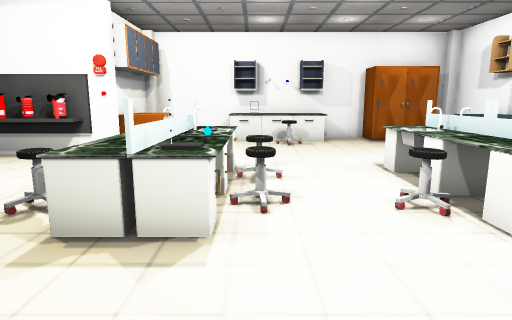
View 1 (above)

16 first-person views from a walk through a Unity game level. The camera is 1.5 m above the floor, tilts 10° down and sees 75° across. The floor is counted in squares, 1 m on a side. Each view is taken from the middle of a square. On the plan, view 1 faces up. The plan holds only what a view shows up to about 15 squares ahead; the rest is blank. The player is left out. Some surface patterns are stand-ins.

View 2
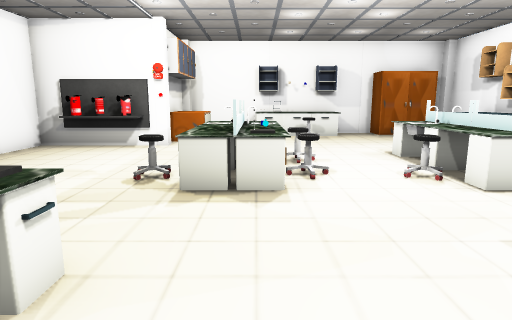

View 3
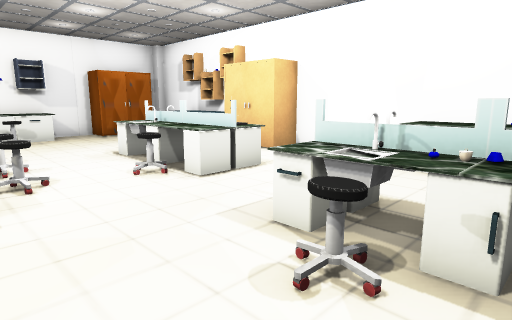

View 4
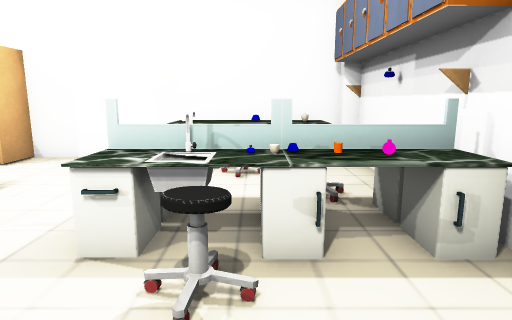

View 5
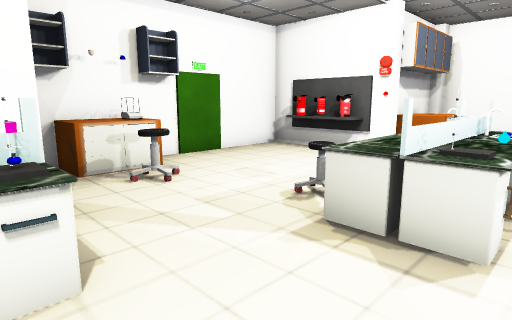

View 6
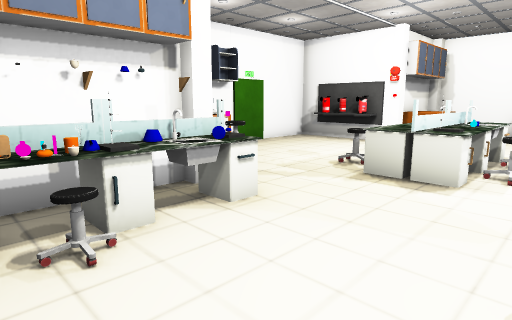

View 7
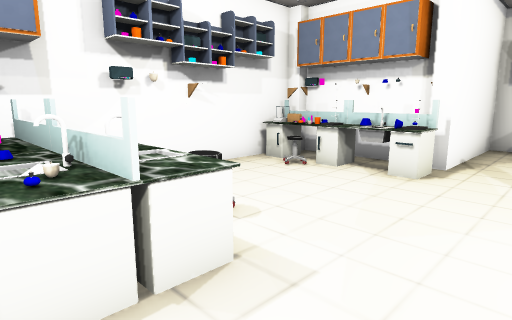

View 8
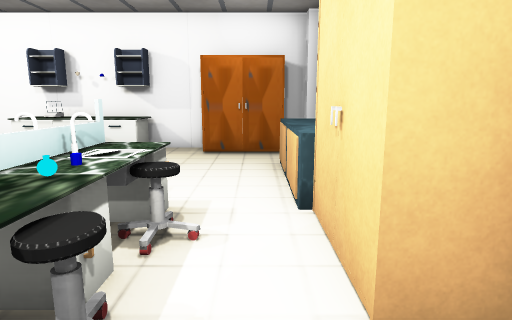

View 9
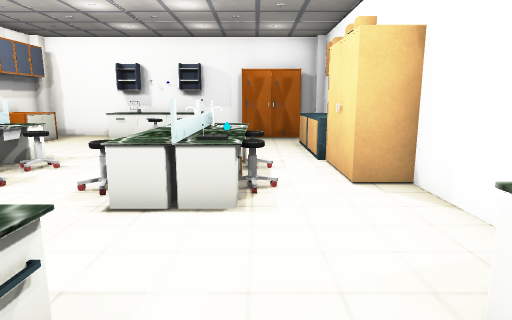

View 10
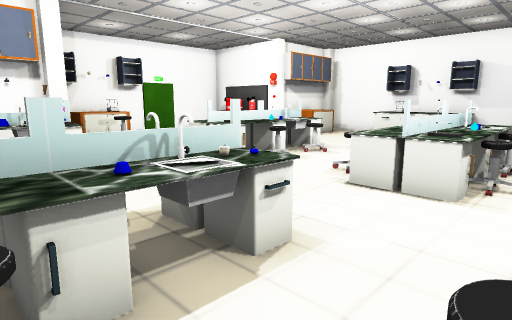

View 11
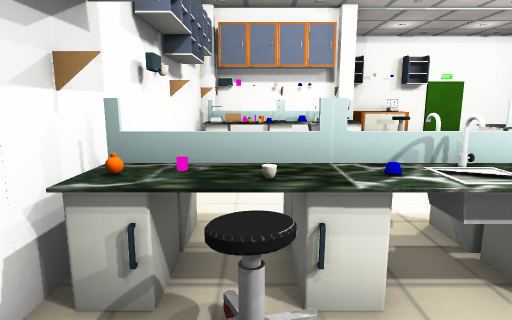

View 12
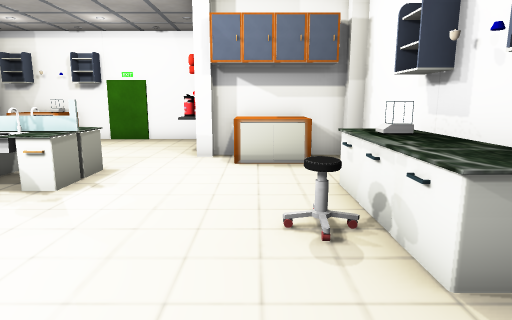

View 13
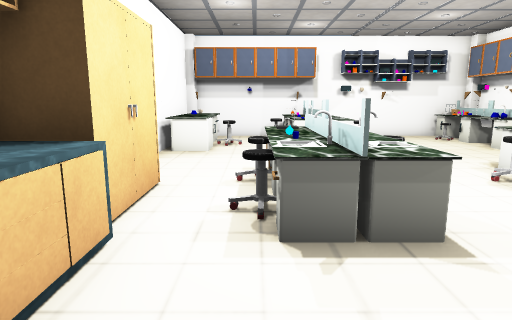

View 14
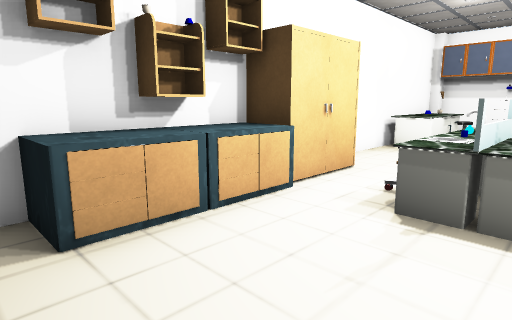

View 15
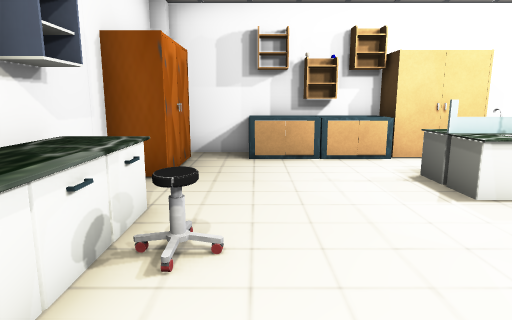

View 16
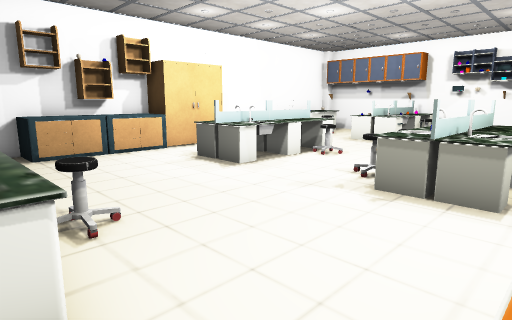

### Floor plan
Points are (right, up) in squares from view 1. A wall is a line through its corners. A room is listed if a view was taken in it or the views show most of it. See-through windows are left out.
Room 1 (views 1, 2, 3, 4, 5, 6, 7, 8, 9, 10, 11, 12, 13, 14, 15, 16)
walls: (7.9, 7.2) (7.9, 13.5); (-3.5, -1.4) (-3.5, -2.5); (-4.4, -1.4) (-4.4, -2.5); (-7.4, 9.4) (-8.4, 9.4) (-8.4, 4.6); (4.5, 13.9) (-4.1, 13.9); (-3.5, -3.6) (7.6, -3.6); (-4.4, 13.5) (-4.4, 12.4); (7.9, -2.5) (7.9, 5); (-8.4, 0.9) (-4.4, 0.9); (7.6, 13.9) (6.9, 13.9)
objects: other object (-8, 2) to (-7, 4); other object (-8, 4); other object (-7, 9) to (-5, 9); other object (-6, 3); other object (-4, -3); other object (-4, -1); other object (-4, 0); other object (-4, 1); other object (-4, 9) to (-4, 10); other object (-4, 11) to (-3, 12); other object (-3, -3); other object (-3, -2); other object (-3, -1); other object (-3, 0); other object (-3, 1); other object (-3, 5); other object (-2, -3); other object (-2, -2); other object (-2, -1); other object (-2, 0); other object (-2, 4) to (-2, 6); other object (-2, 6) to (-1, 8); other object (-2, 7); other object (-1, 4); other object (-1, 5); other object (-1, 8); other object (-1, 12) to (3, 13); other object (0, 5); other object (0, 6) to (0, 7); other object (1, -2); other object (1, -1) to (2, 0); other object (1, 11); other object (2, -3); other object (2, -2); other object (2, 0) to (3, 1); other object (2, 5) to (3, 5); other object (3, -3); other object (3, -3) to (4, -1); other object (3, -1); other object (3, 0); other object (3, 4); other object (3, 6); other object (3, 7) to (4, 8); other object (4, 0) to (4, 1); other object (4, 4); other object (4, 5); other object (4, 6); other object (4, 7); other object (5, -2); other object (5, 4); other object (5, 5); other object (5, 6) to (5, 7); other object (5, 13) to (7, 13); other object (6, -1); other object (7, -3) to (7, -2); other object (7, -1); other object (7, 0) to (7, 1); other object (7, 5) to (7, 7); other object (7, 8); other object (7, 9) to (8, 9); other object (7, 10) to (7, 11); other object (8, -3)

Where each view was taken, in squares from view 1:
view 1: 0 up, 0 right, facing up
view 2: 2 down, 1 left, facing up
view 3: 2 down, 1 left, facing up-right
view 4: 1 down, 1 left, facing right
view 5: 0 up, 0 right, facing up-left
view 6: 3 down, 1 right, facing up-left
view 7: 3 up, 4 right, facing down-left
view 8: 3 up, 6 right, facing up
view 9: 1 down, 5 right, facing up
view 10: 2 down, 6 right, facing up-left
view 11: 2 down, 6 right, facing left
view 12: 11 up, 5 right, facing left
view 13: 11 up, 5 right, facing down
view 14: 12 up, 3 right, facing down-right
view 15: 11 up, 2 left, facing right
view 16: 13 up, 3 left, facing down-right
